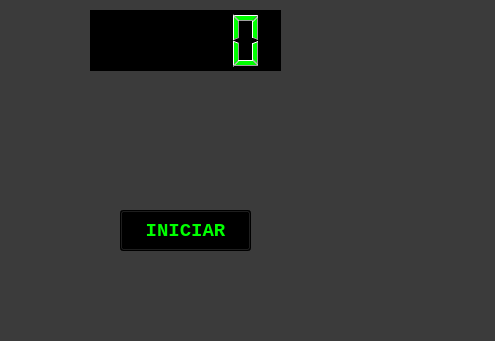
<?xml version="1.0" encoding="UTF-8"?>
<ui version="4.0">
 <class>MainWindow</class>
 <widget class="QMainWindow" name="MainWindow">
  <property name="geometry">
   <rect>
    <x>0</x>
    <y>0</y>
    <width>495</width>
    <height>341</height>
   </rect>
  </property>
  <property name="windowTitle">
   <string>MainWindow</string>
  </property>
  <property name="styleSheet">
   <string notr="true">background-color: rgb(59, 59, 59);</string>
  </property>
  <widget class="QWidget" name="centralwidget">
   <widget class="QLCDNumber" name="lcdNumber">
    <property name="geometry">
     <rect>
      <x>90</x>
      <y>10</y>
      <width>191</width>
      <height>61</height>
     </rect>
    </property>
    <property name="styleSheet">
     <string notr="true">color: rgb(0, 255, 0);
background-color: rgb(0, 0, 0);</string>
    </property>
   </widget>
   <widget class="QPushButton" name="btn_iniciar">
    <property name="geometry">
     <rect>
      <x>120</x>
      <y>210</y>
      <width>131</width>
      <height>41</height>
     </rect>
    </property>
    <property name="font">
     <font>
      <family>Consolas</family>
      <pointsize>14</pointsize>
      <weight>75</weight>
      <bold>true</bold>
     </font>
    </property>
    <property name="styleSheet">
     <string notr="true">color: rgb(0, 255, 0);
background-color: rgb(0, 0, 0);</string>
    </property>
    <property name="text">
     <string>INICIAR</string>
    </property>
   </widget>
  </widget>
  <widget class="QMenuBar" name="menubar">
   <property name="geometry">
    <rect>
     <x>0</x>
     <y>0</y>
     <width>495</width>
     <height>21</height>
    </rect>
   </property>
  </widget>
  <widget class="QStatusBar" name="statusbar"/>
 </widget>
 <resources/>
 <connections/>
</ui>
